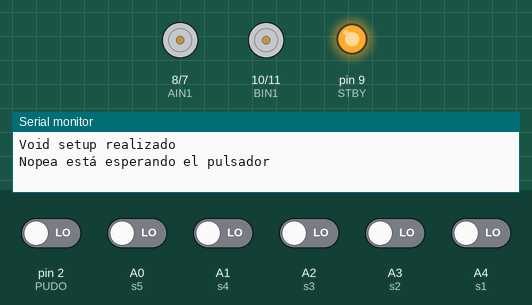
The sketch below on a simulated Arduino Nano, built with avr-gcc and run on an emulated ATmega328P. On the bench: motor-driver pin pairs drawn as motors (green arrow = first pin HIGH = forward, orange = second pin HIGH = backward, longer = more drive, scaled by the enable pin, stopped while the standby pin is LOW), output pins drawn as LEDs (lit = HIGH), the last lines printed to the serial monitor. The inputs (shaded band) are chosen by the test bench; at power-on: A0 (s5), A1 (s4), A2 (s3), A3 (s2), A4 (s1), pin 2 (PUDO) LOW.

Above: at 1.2 s.
1.3 s: pin 2 (PUDO) driven HIGH
At 4.1 s:
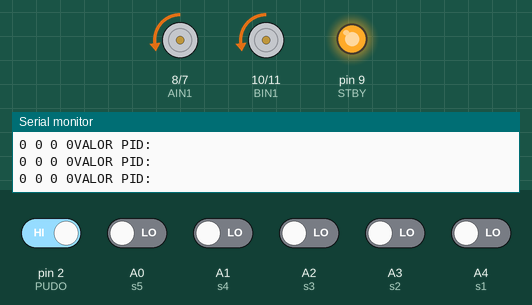
4.3 s: pin 2 (PUDO) driven LOW and A0 (s5) driven HIGH and A1 (s4) driven HIGH and A2 (s3) driven HIGH and A3 (s2) driven HIGH
At 5.5 s:
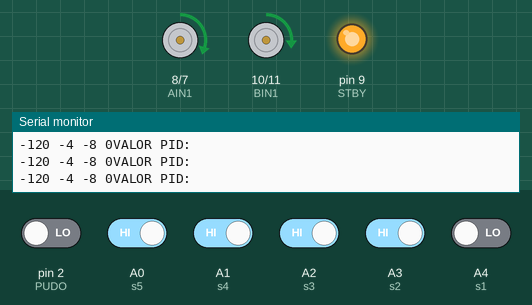
5.8 s: A3 (s2) driven LOW
At 7.0 s:
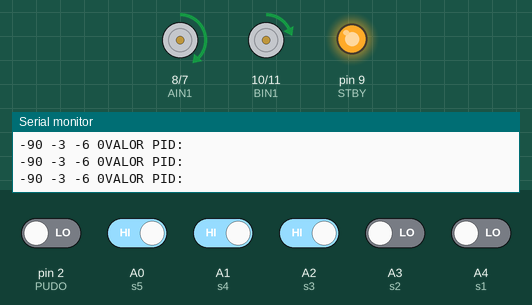
7.3 s: A4 (s1) driven HIGH
At 8.2 s:
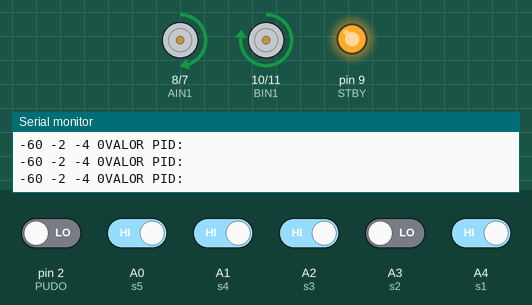
8.8 s: A2 (s3) driven LOW
At 9.2 s:
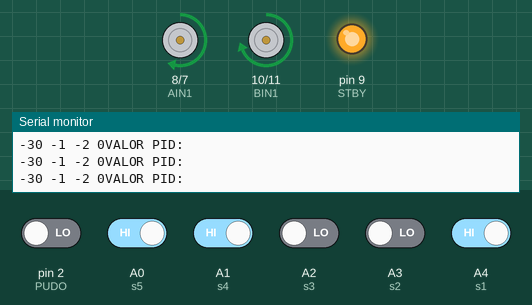
10.3 s: pin 2 (PUDO) driven HIGH
At 11.0 s:
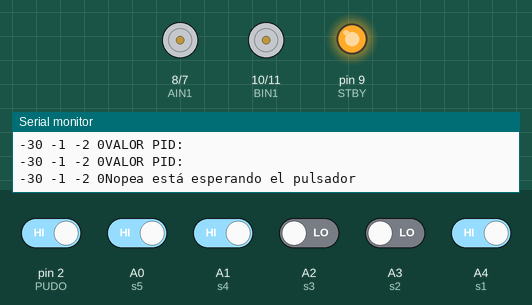
Timing chart, 0 to 12.8 s (numbered marks = the images above; inputs shaded):
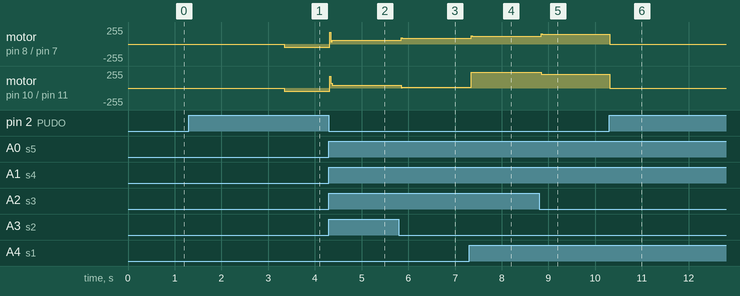

Measured:
- after the input at 1.3 s, motor on pin 8 (AIN1) / pin 7 (AIN2), motor on pin 10 (BIN1) / pin 11 (BIN2): stopped → backward 50/255 after 2.0 s
- after the input at 4.3 s, motor on pin 8 (AIN1) / pin 7 (AIN2): backward 50/255 → forward 60/255 at once; motor on pin 10 (BIN1) / pin 11 (BIN2): backward 50/255 → forward 44/255 at once
- after the input at 5.8 s, motor on pin 8 (AIN1) / pin 7 (AIN2): forward 60/255 → forward 90/255 after 0.05 s; motor on pin 10 (BIN1) / pin 11 (BIN2): forward 44/255 → forward 14/255 after 0.05 s
- after the input at 7.3 s, motor on pin 8 (AIN1) / pin 7 (AIN2): forward 90/255 → forward 120/255 after 0.05 s; motor on pin 10 (BIN1) / pin 11 (BIN2): forward 14/255 → forward 240/255 after 0.05 s
- after the input at 8.8 s, motor on pin 8 (AIN1) / pin 7 (AIN2): forward 120/255 → forward 150/255 at once; motor on pin 10 (BIN1) / pin 11 (BIN2): forward 240/255 → forward 210/255 at once
- after the input at 10.3 s, motor on pin 8 (AIN1) / pin 7 (AIN2): forward 150/255 → stopped at once; motor on pin 10 (BIN1) / pin 11 (BIN2): forward 210/255 → stopped at once

The sketch:

controlPID.ino
```cpp
  /*
          Robot Amateur
    bfd-1000 sensor ir 5 canales
    tb6612 puente doble h
    arduino nano
    motor amarillo
  */

  // Pines de conexión
  int cont = 0;
  // Pines de Conexión Puente Doble H
  // Motor A Izquierdo
  const int PWMA = 5; //Velocidad a ingresar
  const int AIN1 = 8; //High o low // Movimiento Antihorario (Avance)
  const int AIN2 = 7; //High o low // Horario (Retroceso)

  const int STBY = 9;

  // Motor B Derecho
  const int PWMB = 6;
  const int BIN1 = 10; //Movimiento Horario (Retroceso) en HIGH
  const int BIN2 = 11; //Movimiento antiHorario (Avance) en HIGH

  // Pulsador Pull Down
  const int PUDO = 2;

  // Pines de Conexión Sensores
  const int s1 = A4;
  const int s2 = A3;
  const int s3 = A2;
  const int s4 = A1;
  const int s5 = A0;

  // Variable de Sensor

  int s1_value; // Izquierda del todo
  int s2_value; // Izquierda - Medio
  int s3_value; // Medio
  int s4_value; // Derecha - Medio
  int s5_value; // Derecha del todo

  // Velocidades
  int v_max = 180;
  int atras = 50;

  bool buttonState = false;

  bool stopState = true;

  // Control P I D
  int Kp = 30; //Probar primero con este
  int Kd = 7; //Segundo con este kp/2
  int Ki = 0;
  int error = 0; // posicion -4 -3 -2 -1 0 1 2 3 4
  int errorAnterior = 0; // posicion anterior
  int valorPID = 0;
  // int Setpoint = 4000; // medio

  // int posicion = 0; // 0 1000 2000 3000 4000 5000 6000 7000 8000

  int LFSensor[5];

  void setup() {
    // Setup de Puente doble H
    pinMode(PWMA, OUTPUT);
    pinMode(AIN1, OUTPUT);
    pinMode(AIN2, OUTPUT);

    pinMode(PWMB, OUTPUT);
    pinMode(BIN1, OUTPUT);
    pinMode(BIN2, OUTPUT);

    pinMode(STBY, OUTPUT);
    digitalWrite(STBY, HIGH);

    // Setup Sensores
    pinMode(s1, INPUT);
    pinMode(s2, INPUT);
    pinMode(s3, INPUT);
    pinMode(s4, INPUT);
    pinMode(s5, INPUT);

    // Interrupción
    pinMode(PUDO, INPUT);
    attachInterrupt(digitalPinToInterrupt(PUDO), state, RISING); //Interrupción para el pulsador

    Serial.begin(9600);
    Serial.println("Void setup realizado");

  }

  void loop (){


     //testRead();
      //sensRead();
      //calcularPID();
      //motoresPID();
    if(buttonState){
      // Código
      if (cont==0){cont++; delay(2000);}
      stopState = true;

      sensRead();
      calcularPID();
      motoresPID();

      //Probar
      //testRead();
    } else if(stopState){
      deadPoint();
    }
  }

  void state() {
    buttonState = !buttonState;
  }

  void sensRead()
  {
    LFSensor[0] = digitalRead(s1); // Izq
    LFSensor[1] = digitalRead(s2);
    LFSensor[2] = digitalRead(s3); // Med
    LFSensor[3] = digitalRead(s4);
    LFSensor[4] = digitalRead(s5); // Der

    if((     LFSensor[0]==  1)&&(LFSensor[1]== 1 )&&(LFSensor[2]== 1 )&&(LFSensor[3]== 1 )&&(LFSensor[4]== 0 ))  {error = 4;}
    else if((LFSensor[0]== 1 )&&(LFSensor[1]== 1 )&&(LFSensor[2]== 1 )&&(LFSensor[3]== 0 )&&(LFSensor[4]== 0 ))  {error = 3;}
    else if((LFSensor[0]== 1 )&&(LFSensor[1]== 1 )&&(LFSensor[2]== 1 )&&(LFSensor[3]== 0 )&&(LFSensor[4]== 1 ))  {error = 2;}
    else if((LFSensor[0]== 1 )&&(LFSensor[1]== 1 )&&(LFSensor[2]== 0 )&&(LFSensor[3]== 0 )&&(LFSensor[4]== 1 ))  {error = 1;}
    else if((LFSensor[0]== 1 )&&(LFSensor[1]== 1 )&&(LFSensor[2]== 0 )&&(LFSensor[3]== 1 )&&(LFSensor[4]== 1 ))  {error = 0;}
    else if((LFSensor[0]== 1 )&&(LFSensor[1]== 0 )&&(LFSensor[2]== 0 )&&(LFSensor[3]== 1 )&&(LFSensor[4]== 1 ))  {error = -1;}
    else if((LFSensor[0]== 1 )&&(LFSensor[1]== 0 )&&(LFSensor[2]== 1 )&&(LFSensor[3]== 1 )&&(LFSensor[4]== 1 ))  {error = -2;}
    else if((LFSensor[0]== 0 )&&(LFSensor[1]== 0 )&&(LFSensor[2]== 1 )&&(LFSensor[3]== 1 )&&(LFSensor[4]== 1 ))  {error = -3;}
    else if((LFSensor[0]== 0 )&&(LFSensor[1]== 1 )&&(LFSensor[2]== 1 )&&(LFSensor[3]== 1 )&&(LFSensor[4]== 1 ))  {error = -4;}
    //else if((LFSensor[0]== 1 )&&(LFSensor[1]== 1 )&&(LFSensor[2]== 1 )&&(LFSensor[3]== 1 )&&(LFSensor[4]== 1 ))  {mode = STOPPED; error = 0;} //revisar
    else if((LFSensor[0]== 0 )&&(LFSensor[1]== 0 )&&(LFSensor[2]== 0 )&&(LFSensor[3]== 0 )&&(LFSensor[4]== 0 ))  {goBackward();} //revisar
  }

  void calcularPID()
  {
    int P, I, D;
    P = error;
    I = error + errorAnterior;
    D = error - errorAnterior;
    valorPID = (Kp*P) + (Ki*I) + (Kd*D);
    errorAnterior = error;

    //Valor PID
    Serial.println("VALOR PID: ");
    Serial.print(valorPID);
    Serial.print(" ");
    Serial.print(P);
    Serial.print(" ");
    Serial.print(I);
    Serial.print(" ");
    Serial.print(D);
  }

  void motoresPID(){

    if(valorPID > v_max){valorPID=v_max;}
    if(valorPID < -v_max){valorPID= -v_max;}

    //Acción del motor A
    digitalWrite(AIN1, HIGH);
    digitalWrite(AIN2, LOW);
    analogWrite(PWMA, v_max + valorPID);

    //Acción del motor B
    digitalWrite(BIN1, HIGH);
    digitalWrite(BIN2, LOW);
    analogWrite(PWMB, v_max - valorPID);
  }

  void deadPoint() {

    stopState = false;

    //Acción del motor A
    digitalWrite(AIN1, LOW);
    digitalWrite(AIN2, LOW);
    digitalWrite(PWMA, LOW);

    //Acción del motor B
    digitalWrite(BIN1, LOW);
    digitalWrite(BIN2, LOW);
    digitalWrite(PWMB, LOW);

    cont = 0;
    //Comprobar valores (BORRAR)
    Serial.println("Nopea está esperando el pulsador");
  }

  void goBackward() {
    //Acción del motor A
    digitalWrite(AIN1, LOW);
    digitalWrite(AIN2, HIGH);
    analogWrite(PWMA, atras);

    //Acción del motor B
    digitalWrite(BIN1, LOW);
    digitalWrite(BIN2, HIGH);
    analogWrite(PWMB, atras);

    //Comprobar valores (BORRAR)
    //Serial.println("Nopea se mueve hacia atras");
  }

  void testRead()
  {
       int LFS0 = digitalRead(s1);
       int LFS1 = digitalRead(s2);
       int LFS2 = digitalRead(s3);
       int LFS3 = digitalRead(s4);
       int LFS4 = digitalRead(s5);

       Serial.println ("Sensores: L  1 2 3 4 5  R ==> ");
       Serial.print (LFS0);
       Serial.print (" ");
       Serial.print (LFS1);
       Serial.print (" ");
       Serial.print (LFS2);
       Serial.print (" ");
       Serial.print (LFS3);
       Serial.print (" ");
       Serial.print (LFS4);
       Serial.print (" ");
  }
```
